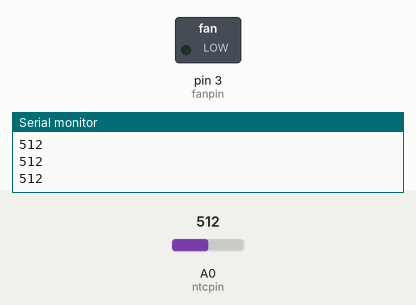
Recording of a sketch running on a simulated Arduino Uno, built with avr-gcc and run on an emulated ATmega328P. Parts: switched loads named in the sketch (green lamp = pin HIGH), the last lines printed to the serial monitor. The inputs (shaded band) are chosen by the test bench; at power-on: A0 (ntcpin) = 512.

Above: at 1.2 s.
1.3 s: A0 (ntcpin) set to 484
At 2.2 s:
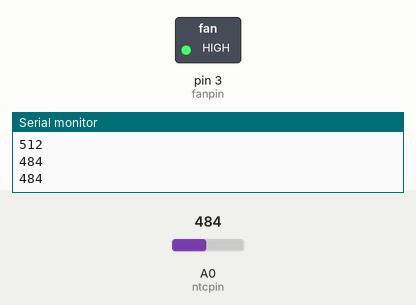
2.9 s: A0 (ntcpin) set to 510
At 3.5 s:
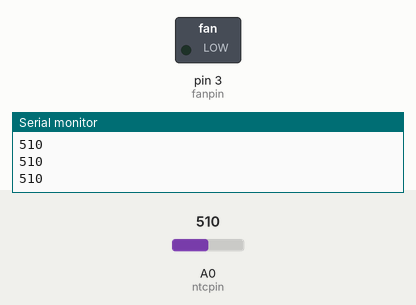
4.5 s: A0 (ntcpin) set to 490
At 6.0 s:
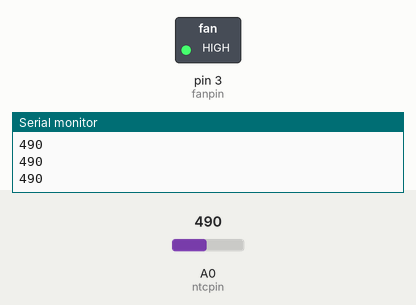
Timing chart, 0 to 7.5 s (numbered marks = the images above; inputs shaded):
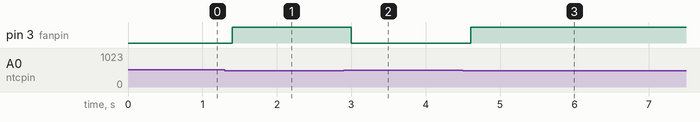

Measured:
- the behaviour switches between 500 and 499 on A0 (ntcpin) (found by bisection; images 0 and 1)
- after the input at 1.3 s, pin 3 (fanpin): LOW → HIGH after 0.10 s
- after the input at 2.9 s, pin 3 (fanpin): HIGH → LOW after 0.10 s
- after the input at 4.5 s, pin 3 (fanpin): LOW → HIGH after 0.11 s

The sketch:

NTC.ino
```cpp
#include<LiquidCrystal.h>
LiquidCrystal lcd(7,8,9,10,11,12);
int ntcpin=A0;
int fanpin=3;
int threshold=500;


void setup() {
 pinMode(A0,INPUT);
  pinMode(fanpin,OUTPUT);
  Serial.begin(9600);
}
void loop() {
  int ntcvalue =  analogRead(A0);
  Serial.println(ntcvalue);
  if(ntcvalue<threshold)
  {
    digitalWrite(fanpin,HIGH);
    delay(200);
  }else
  {
    digitalWrite(fanpin,LOW);

  }
delay(200);

}
```
